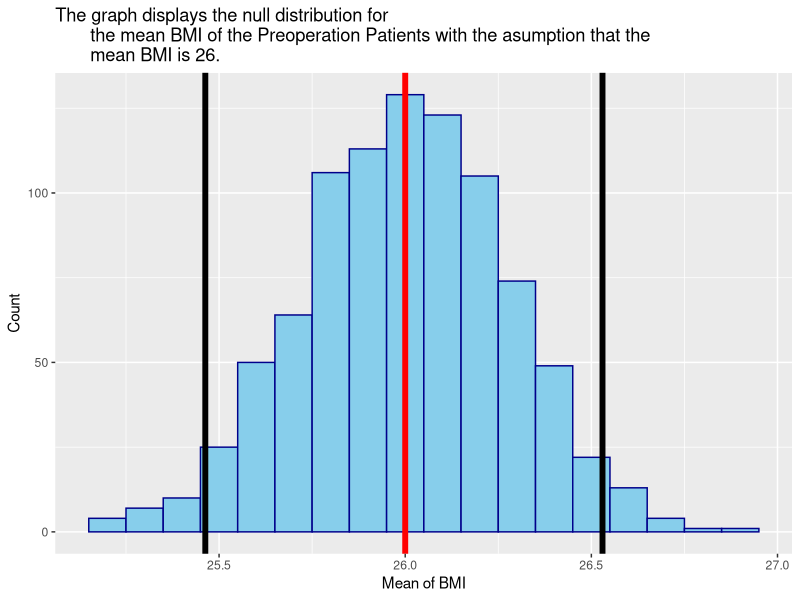

Reproduce this figure in R.
## ---- chunk 1
library(tidyverse)
licorice <- read_csv("data/licorice.csv") 
## ---- chunk 2
c_licorice <- licorice %>% filter(!is.na(pacu30min_throatPain))

n_sims <- 1000
set.seed(1)
boot_dist = numeric(n_sims)

for (i in 1:n_sims){
  set.seed(i)
  indices <- sample(1:nrow(c_licorice), replace = TRUE)
  boot_mean <- c_licorice %>%
    slice(indices) %>%
    summarize(boot_meean = mean(pacu30min_throatPain)) %>% pull()
  boot_dist[i] = boot_mean
  
  
  
}
boot_means <- tibble(boot_dist)
boot_means %>% summarize(lower = quantile(boot_dist, 0.025),
                         upper = quantile(boot_dist, 0.975))


## ---- chunk 3
licorice

set.seed(2)
n_sims <- 900

boot_dist = numeric(n_sims) 
for(i in 1:n_sims){ 
  set.seed(i) 
  indices <- sample(1:nrow(licorice), replace = T)
  boot_mean <- licorice %>%
    slice(indices) %>%                    
    summarize(boot_mean = mean(preOp_calcBMI)) %>% 
    pull()
  
  boot_dist[i] <- boot_mean 
} 
mu_0 = 26

boot_means <- tibble(boot_dist)

boot_means %>% 
  summarize(unshifted_mean_HNR = mean(boot_dist))

offset <- boot_means %>% 
  summarize(mu_0 - mean(boot_dist)) %>%
  pull()

boot_means <- boot_means %>%
  mutate(shifted_means = boot_dist + offset)

ggplot(data = boot_means, aes(x = shifted_means)) +
  geom_histogram(binwidth = 0.1, color = "darkblue", fill = "skyblue") + 
  labs(x = "Mean of BMI", 
       y = "Count",
       title = "The graph displays the null distribution for 
       the mean BMI of the Preoperation Patients with the asumption that the 
       mean BMI is 26.") +
  geom_vline(xintercept = 26, lwd = 2, color = "red") +
  geom_vline(xintercept = quantile(boot_means$shifted_means, 0.025), 
             lwd = 2, 
             color = "black") +
  geom_vline(xintercept = quantile(boot_means$shifted_means, 0.975),
             lwd= 2,
             color = "black")

boot_means %>% 
  summarize(lower = quantile(shifted_means, 0.025),
            upper = quantile(shifted_means, 0.975))
## ---- chunk 4

B_pain <- licorice %>% 
  mutate(asapain = ifelse(pacu30min_throatPain >0, 1, 0)) 


t.test(B_pain$preOp_asa ~ asapain, 
       data = B_pain,
       mu = 0,
       var.equal = FALSE,
       alternative = "two.sided",
       conf.level = 0.95)







